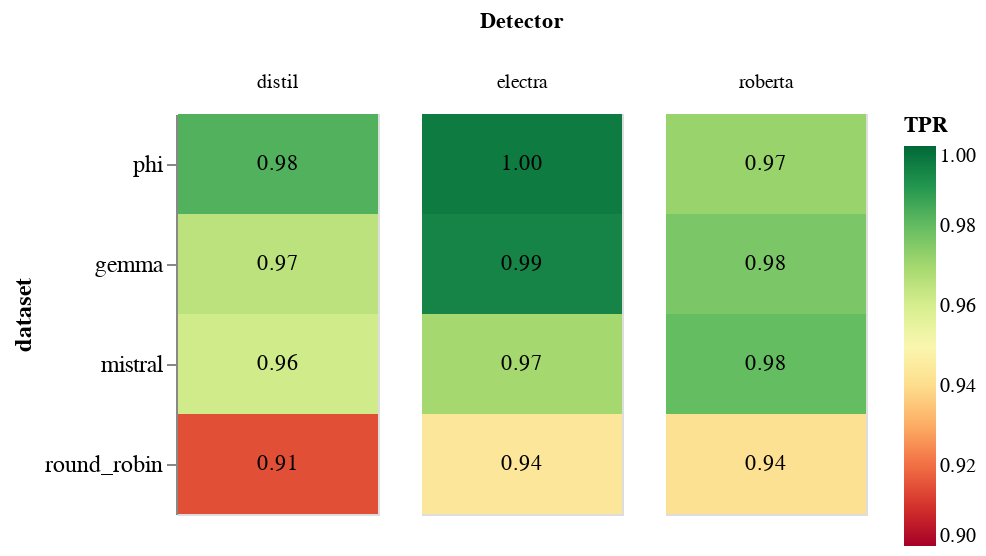

Here is the notebook cell this chart was saved with:
### Markdown cell above
### No cross model

### Code cell
# only keep entries where trained_on_dataset == dataset
no_cross_model_df = freeze_base_df[freeze_base_df["trained_on_dataset"] == freeze_base_df["dataset"]]

heatmap = alt.Chart(no_cross_model_df).mark_rect().encode(
    alt.Y('dataset:N', sort=None),
    #alt.Y('detector_short_name:N', sort=None, title="Detector"),
    alt.Color('TPR:Q').scale(scheme='redyellowgreen', domain=(0.90, 1)),
    #alt.Row("trained_on_dataset:N", title="Dataset used for training"),
).properties(
    width=100,
    height=200
)

heatmap_text = alt.Chart(no_cross_model_df).mark_text(baseline='middle').encode(
    #alt.X('dataset:N', sort=None, title="Dataset used for training and testing"),
    alt.Y('dataset:N', sort=None),
    #alt.Y('detector_short_name:N', sort=None, title="Detector"),
    text='TPR:Q',
    color=alt.condition(
        alt.datum.TPR > 0.5,
        alt.value('black'),
        alt.value('white')
    )
).properties(
    width=100,
    height=200
)

chart = alt.layer(heatmap, heatmap_text).facet(
    column=alt.Column("detector_short_name:N", title="Detector")
).configure(
    numberFormat='0.2f'
).configure_axis(
    labelFontSize=12,
    titleFontSize=12
)
chart.save("notebooks/plots/heatmap_no_cross_llm.png")
chart
